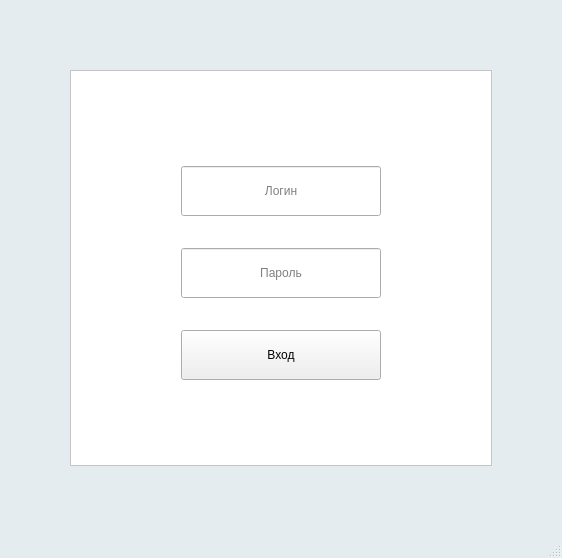
<?xml version="1.0" encoding="UTF-8"?>
<ui version="4.0">
 <class>MainWindow</class>
 <widget class="QMainWindow" name="MainWindow">
  <property name="geometry">
   <rect>
    <x>0</x>
    <y>0</y>
    <width>562</width>
    <height>480</height>
   </rect>
  </property>
  <property name="maximumSize">
   <size>
    <width>640</width>
    <height>480</height>
   </size>
  </property>
  <property name="windowTitle">
   <string>MainWindow</string>
  </property>
  <property name="styleSheet">
   <string notr="true">QMainWindow {
	background-color: rgb(229, 236, 239);
}</string>
  </property>
  <widget class="QWidget" name="centralwidget">
   <layout class="QGridLayout" name="gridLayout">
    <property name="leftMargin">
     <number>70</number>
    </property>
    <property name="topMargin">
     <number>70</number>
    </property>
    <property name="rightMargin">
     <number>70</number>
    </property>
    <property name="bottomMargin">
     <number>70</number>
    </property>
    <item row="0" column="0">
     <widget class="QFrame" name="frame">
      <property name="styleSheet">
       <string notr="true">QFrame  {
	background-color: rgb(255,255,255)
}</string>
      </property>
      <property name="frameShape">
       <enum>QFrame::StyledPanel</enum>
      </property>
      <property name="frameShadow">
       <enum>QFrame::Raised</enum>
      </property>
      <layout class="QGridLayout" name="gridLayout_2">
       <property name="leftMargin">
        <number>40</number>
       </property>
       <property name="topMargin">
        <number>40</number>
       </property>
       <property name="rightMargin">
        <number>40</number>
       </property>
       <property name="bottomMargin">
        <number>40</number>
       </property>
       <property name="spacing">
        <number>32</number>
       </property>
       <item row="0" column="0">
        <layout class="QVBoxLayout" name="verticalLayout">
         <property name="spacing">
          <number>32</number>
         </property>
         <property name="leftMargin">
          <number>50</number>
         </property>
         <property name="topMargin">
          <number>50</number>
         </property>
         <property name="rightMargin">
          <number>50</number>
         </property>
         <property name="bottomMargin">
          <number>50</number>
         </property>
         <item>
          <widget class="QLineEdit" name="loginLine">
           <property name="minimumSize">
            <size>
             <width>0</width>
             <height>50</height>
            </size>
           </property>
           <property name="maximumSize">
            <size>
             <width>200</width>
             <height>40</height>
            </size>
           </property>
           <property name="styleSheet">
            <string notr="true">QLineEdit {
	color: &quot;#535353&quot;
}</string>
           </property>
           <property name="alignment">
            <set>Qt::AlignCenter</set>
           </property>
           <property name="placeholderText">
            <string>Логин</string>
           </property>
          </widget>
         </item>
         <item>
          <widget class="QLineEdit" name="passwordLine">
           <property name="minimumSize">
            <size>
             <width>0</width>
             <height>50</height>
            </size>
           </property>
           <property name="maximumSize">
            <size>
             <width>200</width>
             <height>40</height>
            </size>
           </property>
           <property name="styleSheet">
            <string notr="true">QLineEdit {
	color: &quot;#535353&quot;
}</string>
           </property>
           <property name="echoMode">
            <enum>QLineEdit::Password</enum>
           </property>
           <property name="alignment">
            <set>Qt::AlignCenter</set>
           </property>
           <property name="placeholderText">
            <string>Пароль</string>
           </property>
          </widget>
         </item>
         <item>
          <widget class="QPushButton" name="authorization">
           <property name="minimumSize">
            <size>
             <width>0</width>
             <height>50</height>
            </size>
           </property>
           <property name="maximumSize">
            <size>
             <width>200</width>
             <height>40</height>
            </size>
           </property>
           <property name="styleSheet">
            <string notr="true">QPushButton {
	color: &quot;#f6f6f6&quot;	
}
QPushButton:hovered {
	color: &quot;#d6d6d6&quot;
}
QPushButton:pressed{
	color: &quot;#bbbbbb&quot;
}</string>
           </property>
           <property name="text">
            <string>Вход</string>
           </property>
          </widget>
         </item>
        </layout>
       </item>
      </layout>
     </widget>
    </item>
   </layout>
  </widget>
  <widget class="QMenuBar" name="menubar">
   <property name="geometry">
    <rect>
     <x>0</x>
     <y>0</y>
     <width>562</width>
     <height>21</height>
    </rect>
   </property>
  </widget>
  <widget class="QStatusBar" name="statusbar"/>
 </widget>
 <resources/>
 <connections/>
</ui>
